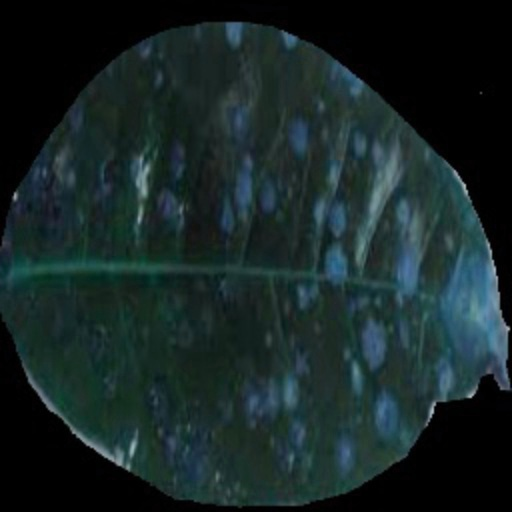
#> input picture train/algal24.jpg, 512 x 512 px, found by its file name; its folder holds only this picture in this run
$ jupyter execute --allow-errors 'tea disease 3.ipynb'   (shell and % lines are left out)   (older library calls are emulated)
#> lines starting #> are read from the running program, lines starting #| are printed output that depends on the picture
#> in create_csv, image is the input picture: shape (512, 512, 3); mean B, G, R 38.3, 38.1, 23
### count_train.py
"""
Below segment of code helps in finding initial count of tea leaf images in a particular folder('Dataset') and helps in to keep track
of augmented images.
"""
import os


# To count number of files in a folder
def images():
	for dirpath,dirname,file in os.walk('/home/ln-2/Desktop/Project/disease-final/train'):
		print(len(file))
		return(file)
	"""
	for file in glob.glob('*.jpg'):
		c += 1

	return(c)
	"""


### count_test.py
"""
Below segment of code helps in finding initial count of tea leaf images in a particular folder('test') and helps in to keep track
of augmented images.
"""

import os


# To count number of files in a folder
def images():
	for dirpath,dirname,file in os.walk('/home/ln-2/Desktop/Project/disease-final/test'):
		print(len(file))
		return(file)
	"""
	for file in glob.glob('*.jpg'):
		c += 1

	return(c)
	"""


### tea disease 3.ipynb
[cell 1]
import os
import mahotas as mt
import cv2 as cv
import glob
import numpy as np
import csv
import re
import count_train
import count_test
import matplotlib.pyplot as plt
from scipy import stats
import pickle

# Dataset

### A set of 202 diseased(1- algal leaf spot, 2- blister blight, 3- grey spot) and healthy(0) tea leaves are collected as dataset from High Field Tea Estate, Coonoor, Tamil Nadu, India.

## The Next Step is Image Segmentation.

#### A python script file is used for background removal and extraction of area of interest.

#### Image Augmentation is done to increase the dataset.

## The Next Step is the Feature Extraction.

#### 13 Texture Features( Haralick features are used).
#### Color Features
#### Shape Features

[cell 2]
def extract_feature(image):

	##Color Feature
	(mean,std) = cv.meanStdDev(image)
#> mean = [38.29, 38.12, 23]; std = [32.67, 29.85, 19.95]

	#print(len(mean), type(mean))

	#print(len(std), type(std))

	color_feature = np.array(mean)
#> color_feature = [38.29, 38.12, 23]

	color_feature = np.concatenate([color_feature,std]).flatten()
#> color_feature = [38.29, 38.12, 23, 32.67, 29.85, 19.95]

	#print(len(color_feature))

	##Texture Feature
	gray = cv.cvtColor(image,cv.COLOR_BGR2GRAY)
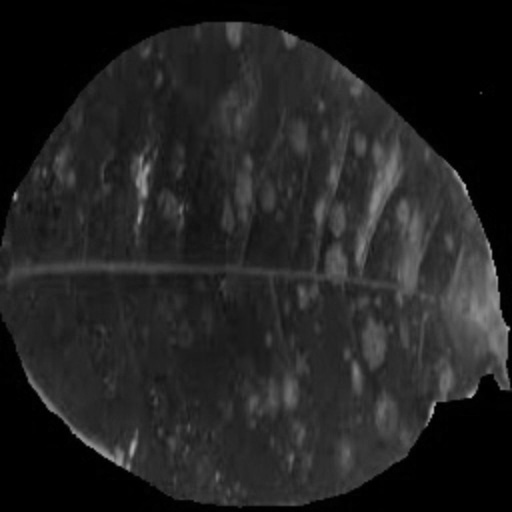
#> gray: shape (512, 512); min 0, max 186, mean 33.6

	textures = mt.features.haralick(gray)

	ht_mean = textures.mean(axis = 0)

	#print(len(ht_mean), type(ht_mean))


	## Shape Features
	ret,thresh = cv.threshold(gray,127,255,0)

	x,contours, hierarchy =   cv.findContours(thresh.copy(),1,2)

	cnt = contours[0]

	area = cv.contourArea(cnt)
	#print(type(area))

	perimeter = cv.arcLength(cnt,True)
	#print(type(perimeter))

	shape = np.array([])
	shape = np.append(shape,area)
	shape = np.append(shape,perimeter)
	#print(len(shape))


	#print(len(ht_mean) + len(std) + len(mean) + len(shape))

	ht_mean = np.concatenate([ht_mean,color_feature]).flatten()

	ht_mean = np.concatenate([ht_mean,shape]).flatten()

	#print(len(ht_mean),ht_mean.shape)

	return(ht_mean)

# Creating Comma-Seperating file

#### A CSV file, having 21 features (13 texture features, 6 color features and 2 shape featrures) and appropriate label(0- Healthy, 1- Algal Leaf Spot, 2- blister blight, 3- Grey Spot), is created.

[cell 3]
def create_csv(pa):
	if(pa == 'train'):
		files = count_train.images()
		path = '/home/ln-2/Desktop/Project/disease-final/train'
	else:
		files = count_test.images()
		path = '/home/ln-2/Desktop/Project/disease-final/test'

	mydata = [['energy','contrast','correlation','variance','inverse difference moment','sum average','sum variance',
               'sum entropy','entropy','difference variance','difference entropy','info_corr',
			   'maximal_corr_coeff','mean_B','mean_G','mean_R','std_B','std_G','std_R','area','perimeter','label']]


	print(path)
	for file in files:
		#print(path+ file)
		image = cv.imread(path + '/' + file)
		# [5 lines of commented-out code are left out]
		dim = (512,512)
		r_img = cv.resize(image,dim)
		#print(r_img.shape)
		feature = extract_feature(r_img)
		label = 0

		## Healthy leaf is labeled as 0.
		if(re.search('test[1-9]+',file)):
			label = 0
		else:
			## Algal leaf spot is labeled as 1.
			if(re.search('algal[1-9]+',file)):
				label = 1
			## Blister Blight is labeled as 2.
			elif(re.search('blister[1-9]+',file)):
				label = 2
			## Grey Spot is labled as 3.
			elif(re.search('grey[1-9]+',file)):
				label = 3

		feature = np.append(feature,label)
		#print(len(feature))
		#print()
		feature = feature.tolist()
		mydata.append(feature)

	myfile = open(pa+'.csv','w')
	with myfile:
        	writer = csv.writer(myfile)
        	writer.writerows(mydata)

#> (a cell that did not finish here is left out)

#> (a cell that did not finish here is left out)


## Importing Panda Library and matplotlib library

[cell 6]
import pandas as pd
import matplotlib.pyplot as plt
import seaborn as sns

[cell 7]
myfile = pd.read_csv('train.csv',sep=',')
#> (reads train.csv from the repository)

[cell 8]
myfile.head()

[cell 9]
myfile.tail()

[cell 10]
myfile = myfile.dropna()

[cell 11]
myfile[47:]['difference entropy']

### Seperating the labels

[cell 12]
train_data = myfile.iloc[:,:-1]

[cell 13]
train_label = myfile.iloc[:,-1]

[cell 14]
train_label = train_label.astype(int)

## Statistical Analysis

[cell 15]
plt.figure(figsize=(25,18))
corr = train_data.corr()
sns.heatmap(corr,
            xticklabels=corr.columns.values,
            yticklabels=corr.columns.values, square=True,annot=True,linecolor="black") #cmap='YlGnBu',
plt.title("Correlation between features")
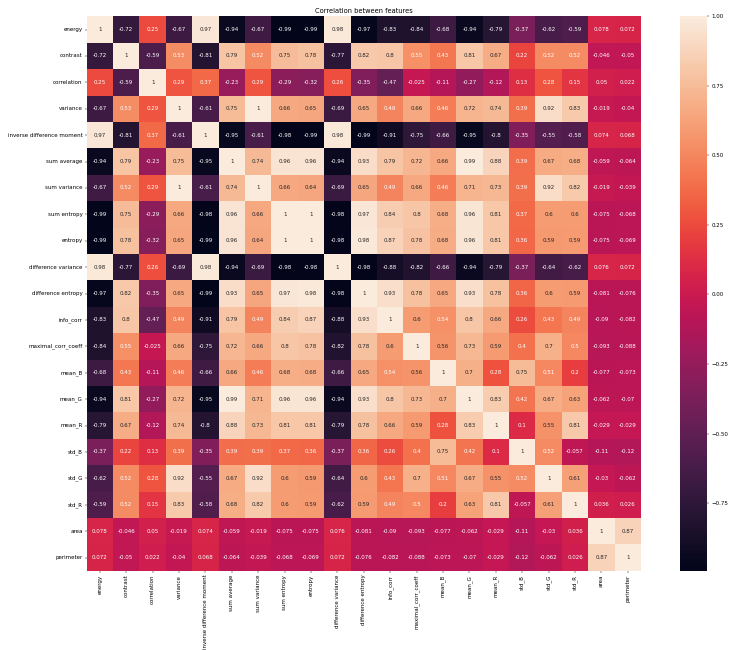
#> figure drawn by matplotlib, 2 panels

[cell 16]
from sklearn import preprocessing

[cell 17]
standard = preprocessing.StandardScaler()

[cell 18]
min_element = []
max_element = []

[cell 19]
train_label.describe()

[cell 20]
train_data['energy'].describe()

[cell 21]
min_element.append(train_data['energy'].min())
max_element.append(train_data['energy'].max())

[cell 22]
train_data['energy'] = (train_data['energy'] - train_data['energy'].min())/(train_data['energy'].max() - train_data['energy'].min())

[cell 23]
train_data['energy'].describe()

[cell 24]
train_data['contrast'].describe()

[cell 25]
min_element.append(train_data['contrast'].min())
max_element.append(train_data['contrast'].max())

[cell 26]
train_data['contrast'] = (train_data['contrast'] - train_data['contrast'].min())/(train_data['contrast'].max() - train_data['contrast'].min())

[cell 27]
train_data['contrast'].describe()

[cell 28]
train_data['correlation'].describe()

#> (a cell that did not finish here is left out)

[cell 30]
train_data['variance'].describe()

[cell 31]
min_element.append(train_data['variance'].min())
max_element.append(train_data['variance'].max())

[cell 32]
train_data['variance'] = (train_data['variance'] - train_data['variance'].min())/(train_data['variance'].max() - train_data['variance'].min())

[cell 33]
train_data['variance'].describe()

[cell 34]
train_data['inverse difference moment'].describe()

[cell 35]
min_element.append(train_data['inverse difference moment'].min())
max_element.append(train_data['inverse difference moment'].max())

[cell 36]
train_data['inverse difference moment'] = (train_data['inverse difference moment'] - train_data['inverse difference moment'].min())/(train_data['inverse difference moment'].max() - train_data['inverse difference moment'].min())

[cell 37]
train_data['inverse difference moment'].describe()

[cell 38]
train_data['sum average'].describe()

[cell 39]
min_element.append(train_data['sum average'].min())
max_element.append(train_data['sum average'].max())

[cell 40]
train_data['sum average'] = (train_data['sum average'] - train_data['sum average'].min())/(train_data['sum average'].max() - train_data['sum average'].min())

[cell 41]
train_data['sum average'].describe()

[cell 42]
train_data['sum variance'].describe()

[cell 43]
min_element.append(train_data['sum variance'].min())
max_element.append(train_data['sum variance'].max())

[cell 44]
train_data['sum variance'] = (train_data['sum variance'] - train_data['sum variance'].min())/(train_data['sum variance'].max() - train_data['sum variance'].min())

[cell 45]
train_data['sum variance'].describe()

[cell 46]
train_data['sum entropy'].describe()

[cell 47]
min_element.append(train_data['sum entropy'].min())
max_element.append(train_data['sum entropy'].max())

[cell 48]
train_data['sum entropy'] = (train_data['sum entropy'] - train_data['sum entropy'].min())/(train_data['sum entropy'].max() - train_data['sum entropy'].min())

[cell 49]
train_data['sum entropy'].describe()

[cell 50]
train_data['entropy'].describe()

[cell 51]
min_element.append(train_data['entropy'].min())
max_element.append(train_data['entropy'].max())

[cell 52]
train_data['entropy'] = (train_data['entropy'] - train_data['entropy'].min())/(train_data['entropy'].max() - train_data['entropy'].min())

[cell 53]
train_data['entropy'].describe()

[cell 54]
train_data['difference variance'].describe()

[cell 55]
min_element.append(train_data['difference variance'].min())
max_element.append(train_data['difference variance'].max())

[cell 56]
train_data['difference variance'] = (train_data['difference variance'] - train_data['difference variance'].min())/(train_data['difference variance'].max() - train_data['difference variance'].min())

[cell 57]
train_data['difference variance'].describe()

[cell 58]
train_data['difference entropy'].describe()

[cell 59]
min_element.append(train_data['difference entropy'].min())
max_element.append(train_data['difference entropy'].max())

[cell 60]
train_data['difference entropy'] = (train_data['difference entropy'] - train_data['difference entropy'].min())/(train_data['difference entropy'].max() - train_data['difference entropy'].min())

[cell 61]
train_data['difference entropy'].describe()

[cell 62]
train_data['info_corr'].describe()

#> (a cell that did not finish here is left out)

[cell 64]
train_data['maximal_corr_coeff'].describe()

#> (a cell that did not finish here is left out)

[cell 66]
train_data['mean_B'].describe()

[cell 67]
min_element.append(train_data['mean_B'].min())
max_element.append(train_data['mean_B'].max())

[cell 68]
train_data['mean_B'] = (train_data['mean_B'] - train_data['mean_B'].min())/(train_data['mean_B'].max() - train_data['mean_B'].min())

[cell 69]
train_data['mean_B'].describe()

[cell 70]
train_data['mean_G'].describe()

[cell 71]
min_element.append(train_data['mean_G'].min())
max_element.append(train_data['mean_G'].max())

[cell 72]
train_data['mean_G'] = (train_data['mean_G'] - train_data['mean_G'].min())/(train_data['mean_G'].max() - train_data['mean_G'].min())

[cell 73]
train_data['mean_G'].describe()

[cell 74]
train_data['mean_R'].describe()

[cell 75]
min_element.append(train_data['mean_R'].min())
max_element.append(train_data['mean_R'].max())

[cell 76]
train_data['mean_R'] = (train_data['mean_R'] - train_data['mean_R'].min())/(train_data['mean_R'].max() - train_data['mean_R'].min())

[cell 77]
train_data['mean_R'].describe()

[cell 78]
train_data['std_B'].describe()

[cell 79]
min_element.append(train_data['std_B'].min())
max_element.append(train_data['std_B'].max())

[cell 80]
train_data['std_B'] = (train_data['std_B'] - train_data['std_B'].min())/(train_data['std_B'].max() - train_data['std_B'].min())

[cell 81]
train_data['std_B'].describe()

[cell 82]
train_data['std_G'].describe()

[cell 83]
min_element.append(train_data['std_G'].min())
max_element.append(train_data['std_G'].max())

[cell 84]
train_data['std_G'] = (train_data['std_G'] - train_data['std_G'].min())/(train_data['std_G'].max() - train_data['std_G'].min())

[cell 85]
train_data['std_G'].describe()

[cell 86]
train_data['std_R'].describe()

[cell 87]
min_element.append(train_data['std_R'].min())
max_element.append(train_data['std_R'].max())

[cell 88]
train_data['std_R'] = (train_data['std_R'] - train_data['std_R'].min())/(train_data['std_R'].max() - train_data['std_R'].min())

[cell 89]
train_data['std_R'].describe()

[cell 90]
train_data['area'].describe()

#> (a cell that did not finish here is left out)

[cell 92]
train_data['perimeter'].describe()

#> (a cell that did not finish here is left out)

#> (a cell that did not finish here is left out)

[cell 95]
train_data.head()

[cell 96]
plt.figure(figsize=(25, 18))
corr = train_data.corr()
sns.heatmap(corr,
            xticklabels=corr.columns.values,
            yticklabels=corr.columns.values, square=True,annot=True,linecolor="black") #cmap='YlGnBu',
plt.title("Correlation between features")

#> (a cell that did not finish here is left out)

### Statistical Analysis of Test dataset

[cell 98]
test = pd.read_csv('test.csv')
#> (reads test.csv from the repository)

[cell 99]
test.head()

#### Seperating the labels

[cell 100]
test_data = test.iloc[:,:-1]
test_label = test.iloc[:,-1]
test_label = test_label.astype(int)

[cell 101]
plt.figure(figsize=(30,18))
corr = test_data.corr()
sns.heatmap(corr,
            xticklabels=corr.columns.values,
            yticklabels=corr.columns.values, square=True,annot=True,linecolor="black") #cmap='YlGnBu',
plt.title("Correlation between features")
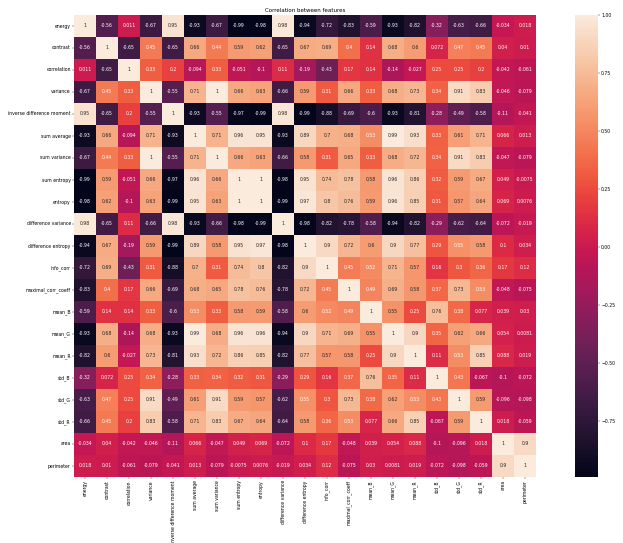
#> figure drawn by matplotlib, 2 panels
